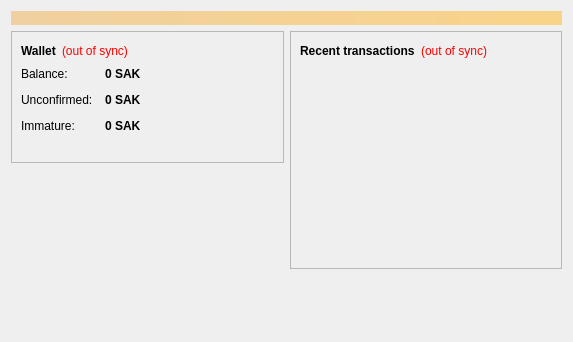
<?xml version="1.0" encoding="UTF-8"?>
<ui version="4.0">
 <class>OverviewPage</class>
 <widget class="QWidget" name="OverviewPage">
  <property name="geometry">
   <rect>
    <x>0</x>
    <y>0</y>
    <width>573</width>
    <height>342</height>
   </rect>
  </property>
  <property name="windowTitle">
   <string>Form</string>
  </property>
  <layout class="QVBoxLayout" name="topLayout">
   <item>
    <widget class="QLabel" name="labelAlerts">
     <property name="visible">
      <bool>false</bool>
     </property>
     <property name="styleSheet">
      <string notr="true">background-color: qlineargradient(x1: 0, y1: 0, x2: 1, y2: 0, stop:0 #F0D0A0, stop:1 #F8D488); color:#000000;</string>
     </property>
     <property name="wordWrap">
      <bool>true</bool>
     </property>
     <property name="margin">
      <number>3</number>
     </property>
    </widget>
   </item>
   <item>
    <layout class="QHBoxLayout" name="horizontalLayout" stretch="1,1">
     <item>
      <layout class="QVBoxLayout" name="verticalLayout_2">
       <item>
        <widget class="QFrame" name="frame">
         <property name="frameShape">
          <enum>QFrame::StyledPanel</enum>
         </property>
         <property name="frameShadow">
          <enum>QFrame::Raised</enum>
         </property>
         <layout class="QVBoxLayout" name="verticalLayout_4">
          <item>
           <layout class="QHBoxLayout" name="horizontalLayout_4">
            <item>
             <widget class="QLabel" name="label_5">
              <property name="font">
               <font>
                <weight>75</weight>
                <bold>true</bold>
               </font>
              </property>
              <property name="text">
               <string>Wallet</string>
              </property>
             </widget>
            </item>
            <item>
             <widget class="QLabel" name="labelWalletStatus">
              <property name="toolTip">
               <string>&lt;html&gt;&lt;head/&gt;&lt;body&gt;&lt;p&gt;The displayed information may be out of date. Your wallet automatically synchronizes with the Sharkcoin network after a connection is established, but this process has not completed yet.&lt;/p&gt;&lt;/body&gt;&lt;/html&gt;</string>
              </property>
              <property name="styleSheet">
               <string notr="true">QLabel { color: red; }</string>
              </property>
              <property name="text">
               <string notr="true">(out of sync)</string>
              </property>
              <property name="alignment">
               <set>Qt::AlignLeading|Qt::AlignLeft|Qt::AlignVCenter</set>
              </property>
             </widget>
            </item>
            <item>
             <spacer name="horizontalSpacer_2">
              <property name="orientation">
               <enum>Qt::Horizontal</enum>
              </property>
              <property name="sizeHint" stdset="0">
               <size>
                <width>40</width>
                <height>20</height>
               </size>
              </property>
             </spacer>
            </item>
           </layout>
          </item>
          <item>
           <layout class="QFormLayout" name="formLayout_2">
            <property name="fieldGrowthPolicy">
             <enum>QFormLayout::AllNonFixedFieldsGrow</enum>
            </property>
            <property name="horizontalSpacing">
             <number>12</number>
            </property>
            <property name="verticalSpacing">
             <number>12</number>
            </property>
            <item row="0" column="0">
             <widget class="QLabel" name="label">
              <property name="text">
               <string>Balance:</string>
              </property>
             </widget>
            </item>
            <item row="0" column="1">
             <widget class="QLabel" name="labelBalance">
              <property name="font">
               <font>
                <weight>75</weight>
                <bold>true</bold>
               </font>
              </property>
              <property name="cursor">
               <cursorShape>IBeamCursor</cursorShape>
              </property>
              <property name="toolTip">
               <string>Your current balance</string>
              </property>
              <property name="text">
               <string notr="true">0 SAK</string>
              </property>
              <property name="textInteractionFlags">
               <set>Qt::LinksAccessibleByMouse|Qt::TextSelectableByKeyboard|Qt::TextSelectableByMouse</set>
              </property>
             </widget>
            </item>
            <item row="1" column="0">
             <widget class="QLabel" name="label_3">
              <property name="text">
               <string>Unconfirmed:</string>
              </property>
             </widget>
            </item>
            <item row="1" column="1">
             <widget class="QLabel" name="labelUnconfirmed">
              <property name="font">
               <font>
                <weight>75</weight>
                <bold>true</bold>
               </font>
              </property>
              <property name="cursor">
               <cursorShape>IBeamCursor</cursorShape>
              </property>
              <property name="toolTip">
               <string>Total of transactions that have yet to be confirmed, and do not yet count toward the current balance</string>
              </property>
              <property name="text">
               <string notr="true">0 SAK</string>
              </property>
              <property name="textInteractionFlags">
               <set>Qt::LinksAccessibleByMouse|Qt::TextSelectableByKeyboard|Qt::TextSelectableByMouse</set>
              </property>
             </widget>
            </item>
            <item row="2" column="0">
             <widget class="QLabel" name="labelImmatureText">
              <property name="text">
               <string>Immature:</string>
              </property>
             </widget>
            </item>
            <item row="2" column="1">
             <widget class="QLabel" name="labelImmature">
              <property name="font">
               <font>
                <weight>75</weight>
                <bold>true</bold>
               </font>
              </property>
              <property name="toolTip">
               <string>Mined balance that has not yet matured</string>
              </property>
              <property name="text">
               <string notr="true">0 SAK</string>
              </property>
              <property name="textInteractionFlags">
               <set>Qt::LinksAccessibleByMouse|Qt::TextSelectableByKeyboard|Qt::TextSelectableByMouse</set>
              </property>
             </widget>
            </item>
           </layout>
          </item>
          <item>
           <widget class="QLabel" name="label_wallet_bgcoin">
            <property name="text">
             <string/>
            </property>
            <property name="pixmap">
             <pixmap resource="../bitcoin.qrc">:/images/wallet_bgcoin</pixmap>
            </property>
            <property name="scaledContents">
             <bool>false</bool>
            </property>
            <property name="alignment">
             <set>Qt::AlignCenter</set>
            </property>
            <property name="margin">
             <number>-2</number>
            </property>
           </widget>
          </item>
         </layout>
        </widget>
       </item>
       <item>
        <spacer name="verticalSpacer">
         <property name="orientation">
          <enum>Qt::Vertical</enum>
         </property>
         <property name="sizeHint" stdset="0">
          <size>
           <width>20</width>
           <height>40</height>
          </size>
         </property>
        </spacer>
       </item>
      </layout>
     </item>
     <item>
      <layout class="QVBoxLayout" name="verticalLayout_3">
       <item>
        <widget class="QFrame" name="frame_2">
         <property name="frameShape">
          <enum>QFrame::StyledPanel</enum>
         </property>
         <property name="frameShadow">
          <enum>QFrame::Raised</enum>
         </property>
         <layout class="QVBoxLayout" name="verticalLayout">
          <item>
           <layout class="QHBoxLayout" name="horizontalLayout_2">
            <item>
             <widget class="QLabel" name="label_4">
              <property name="text">
               <string>&lt;b&gt;Recent transactions&lt;/b&gt;</string>
              </property>
             </widget>
            </item>
            <item>
             <widget class="QLabel" name="labelTransactionsStatus">
              <property name="toolTip">
               <string>&lt;html&gt;&lt;head/&gt;&lt;body&gt;&lt;p&gt;The displayed information may be out of date. Your wallet automatically synchronizes with the Sharkcoin network after a connection is established, but this process has not completed yet.&lt;/p&gt;&lt;/body&gt;&lt;/html&gt;</string>
              </property>
              <property name="styleSheet">
               <string notr="true">QLabel { color: red; }</string>
              </property>
              <property name="text">
               <string notr="true">(out of sync)</string>
              </property>
              <property name="alignment">
               <set>Qt::AlignRight|Qt::AlignTrailing|Qt::AlignVCenter</set>
              </property>
             </widget>
            </item>
            <item>
             <spacer name="horizontalSpacer">
              <property name="orientation">
               <enum>Qt::Horizontal</enum>
              </property>
              <property name="sizeHint" stdset="0">
               <size>
                <width>40</width>
                <height>20</height>
               </size>
              </property>
             </spacer>
            </item>
           </layout>
          </item>
          <item>
           <widget class="QListView" name="listTransactions">
            <property name="styleSheet">
             <string notr="true">QListView { background: transparent; }</string>
            </property>
            <property name="frameShape">
             <enum>QFrame::NoFrame</enum>
            </property>
            <property name="verticalScrollBarPolicy">
             <enum>Qt::ScrollBarAlwaysOff</enum>
            </property>
            <property name="horizontalScrollBarPolicy">
             <enum>Qt::ScrollBarAlwaysOff</enum>
            </property>
            <property name="selectionMode">
             <enum>QAbstractItemView::NoSelection</enum>
            </property>
           </widget>
          </item>
         </layout>
        </widget>
       </item>
       <item>
        <spacer name="verticalSpacer_2">
         <property name="orientation">
          <enum>Qt::Vertical</enum>
         </property>
         <property name="sizeHint" stdset="0">
          <size>
           <width>20</width>
           <height>40</height>
          </size>
         </property>
        </spacer>
       </item>
      </layout>
     </item>
    </layout>
   </item>
  </layout>
 </widget>
 <resources/>
 <connections/>
</ui>
